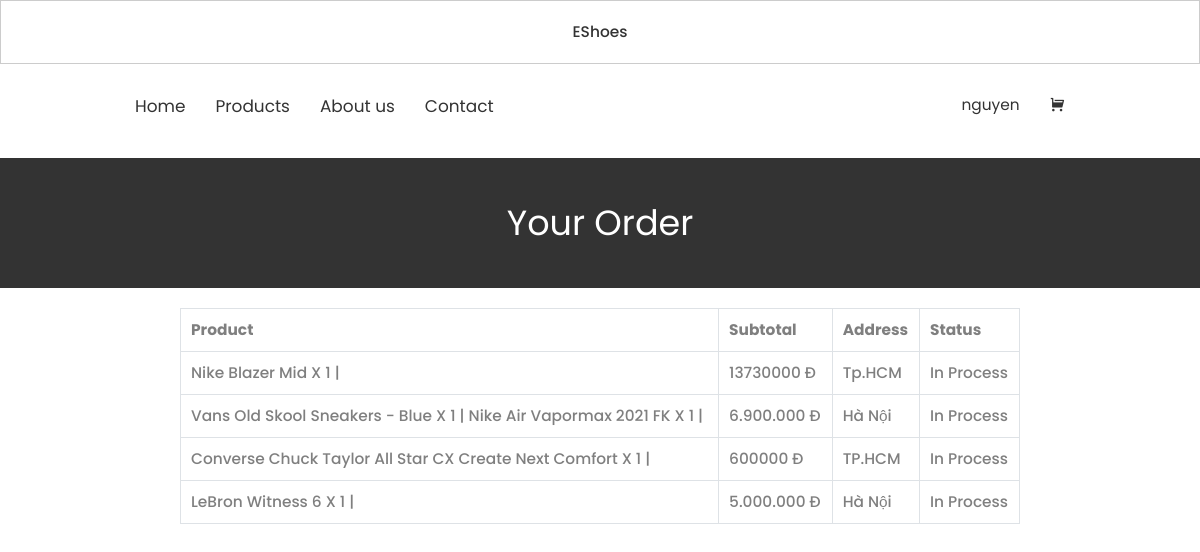
The page /views/order.php (signed in) on the database its author committed.
### tables this page shows
CREATE TABLE `customers` (
  `id` varchar(20) NOT NULL,
  `fullname` varchar(50) NOT NULL,
  `email` varchar(100) NOT NULL,
  `password` varchar(100) NOT NULL,
  `address` varchar(100) NOT NULL,
  `role` varchar(10) NOT NULL
);

CREATE TABLE `orders` (
  `id` varchar(15) NOT NULL,
  `customerId` varchar(15) NOT NULL,
  `address` varchar(100) NOT NULL,
  `phone` varchar(10) NOT NULL,
  `status` tinyint(1) NOT NULL,
  `subtotal` varchar(20) NOT NULL,
  `orderDate` date NOT NULL
);

### models/customer.php (called while the page is built, shortened)
<?php
    function getUser()
    {
        global $db;
        $userId = $_SESSION['user'];
        $sql = "SELECT * FROM customers WHERE id = '$userId'";
        $user = $db->query($sql);
        return $user->fetch();
    }
?>

### controllers/order.php (called while the page is built, shortened)
<?php
    require '../models/database.php';
    require '../models/order.php';
    if (isset($_POST['action']))
        $action = $_POST['action'];
    else if (isset($_GET['action']))
        $action = $_GET['action'];
    else
        $action = "listOrder";
    switch ($action) {
        case 'listOrder':
            if (isset($_SESSION['admin'])) {
                $user_id = $_SESSION['admin'];
                $orders = getListOrder($user_id);
            } else if (isset($_SESSION['user'])) {
                $user_id = $_SESSION['user'];
                $orders = getListOrderOfUser($user_id);
            }
            break;
    }
?>

### models/order.php (called while the page is built, shortened)
<?php
    function getListOrder($admin_id)
    {
        global $db;
        $sql = "SELECT * FROM orders";
        $orders = $db->query($sql);
        return $orders->fetchAll();
    }
?>

### views/order.php (the view, shortened to what this page needs)
<!DOCTYPE html>
<html>
    <head>
        <link rel="stylesheet" type="text/css" href="../style/style.css" media="all" />
        <link rel="stylesheet" type="text/css" href="../style/lib.css" media="all" />
        <link rel="stylesheet" href="https://maxcdn.bootstrapcdn.com/bootstrap/3.4.1/css/bootstrap.min.css">
        <link href="https://cdn.jsdelivr.net/npm/remixicon@2.5.0/fonts/remixicon.css" rel="stylesheet">
    </head>
    </head>
    <body>
        <?php
            include './layout/header.php';
            include '../controllers/order.php';
        ?>
        <div class="title-cart">
            <span>Your Order</span>
        </div>
        <table class="table-viewcart" style="width: 70%; margin: 20px auto;">
            <thead>
                <tr>
                    <th>Product</th>
                    <th>Subtotal</th>
                    <th>Address</th>
                    <th>Status</th>
                </tr>
            </thead>
            <tbody class="order-product" style="font-weight: 500;">
                <?php
                    global $db;
                    if (sizeof($orders) > 0) {
                        foreach ($orders as $order) {
                            $sql2 = "SELECT p.name, od.quantity FROM products as p, order_details as od WHERE p.productId = od.productId AND od.orderId = '{$order['id']}'";
                            $order_detail = $db->query($sql2);
                            $s = '';
                            foreach ($order_detail as $item) {
                                $s .= $item['name']." x ".$item['quantity']." | ";
                            }
                            $status = (int) $order['status'] === 0 ? 'In Process' : 'Completed';
                            echo "<tr>
                                    <td>{$s}</td>
                                    <td>{$order['subtotal']} đ</td>
                                    <td>{$order['address']}</td>
                                    <td>{$status}</td>
                                </tr>";
                        }
                    } else {
                        echo "<tr>
                                <td colspan='10' style='text-align: center;'>You have no order yet</td>
                            </tr>";
                    }
                ?>
            </tbody>
        </table>
    </body>
</html>

### views/layout/header.php (shortened to what this page needs)
<header>
    <div class="header-logo">EShoes</div>
    <div class="header-item">
        <ul>
            <li class="header-item-link">
                <a href="index.php">Home</a>
            </li>
            <li class="header-item-link">
                <a href="product.php">Products</a>
            </li>
            <li class="header-item-link">
                <a href="about.php">About us</a>
            </li>
            <li class="header-item-link">
                <a href="contact.php">Contact</a>
            </li>
        </ul>
        <ul class="header-ul">
            <li class="header-item-link" id="login-user">
                <?php
                    include '../models/database.php';
                    include '../models/customer.php';
                    $user = getUser();
                    if ($user) {
                        echo '<span id="username">'. $user["fullname"] .'</span><div class="dropdown-user"><a href="logout.php"><i class="ri-logout-box-line"></i>Logout</a><a href="order.php">Order</a></div>';
                    } else {
                        echo '<a href="login.php">Login</a>';
                    }
                ?>
            </li>
            <li class="header-item-link cart">
                <i class="ri-shopping-cart-fill icon-cart"></i>
            </li>
        </ul>
    </div>
</header>

### style/style.css (style rules this page uses)
* { margin: 0; padding: 0; box-sizing: border-box; }
a:hover, a:visited, a:link, a:active { text-decoration: none !important; }
.header-logo { text-align: center; padding: 20px; border: solid 1px rgba(0 0 0 /20%); font-family: 'Poppins', sans-serif; font-weight: 500; font-size: 1.1em; }
.header-item { display: flex; flex-wrap: wrap; justify-content: space-between; margin: 0 100px; padding: 20px; }
.header-item ul { display: flex; list-style: none; }
.header-item-link { position: relative; padding: 10px 15px; cursor: pointer; font-family: 'Poppins', sans-serif; font-size: 1.1em; }
.header-item-link a { text-decoration: none; color: #333; font-family: 'Poppins', sans-serif; font-size: 1.1em; }
.title-cart { width: 100%; background: #333; color: #fff; font-size: 2.5em; height: 130px; text-align: center; line-height: 130px; font-family: 'Poppins', sans-serif; }
.table-viewcart { background: white; border-collapse: collapse; border-radius: 5px; margin: auto; width: 100%; }
.table-viewcart th, td { padding: 10px!important; border: solid 1px #dee2e6; font-family: 'Poppins', sans-serif; font-size: 1.1em; color: rgba(0 0 0 / 50%); text-transform: capitalize; }
.table-viewcart th { border: solid 1px #dee2e6; }

### rows shown on the page
customers: fullname "nguyen"
orders: s "Nike Blazer Mid X 1 |", subtotal "13730000", address "Tp.HCM", status "In Process"
orders: s "Vans Old Skool Sneakers - Blue X 1 | Nike Air Vapormax 2021 FK X 1 |", subtotal "6.900.000", address "Hà Nội", status "In Process"
orders: s "Converse Chuck Taylor All Star CX Create Next Comfort X 1 |", subtotal "600000", address "TP.HCM", status "In Process"
orders: s "LeBron Witness 6 X 1 |", subtotal "5.000.000", address "Hà Nội", status "In Process"
